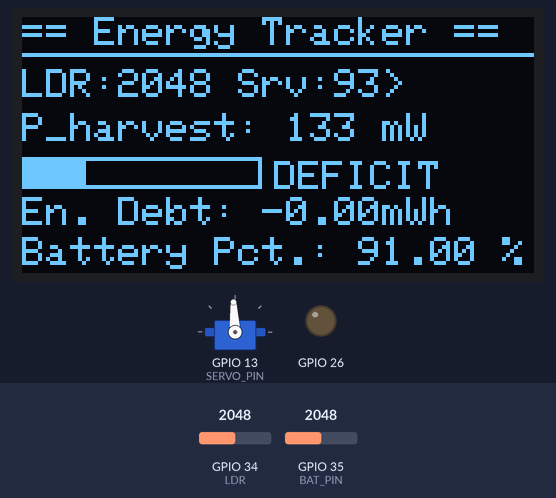
Bench run of a sketch on a simulated ESP32. Shown: servo, 128×64 one-colour display, output pins drawn as LEDs (lit = HIGH). The test bench sets the inputs (shaded band); at power-on: GPIO 34 (LDR) = 2048, GPIO 35 (BAT_PIN) = 2048. What the sketch prints to the serial monitor is not drawn.

Above: at 3.2 s.
3.3 s: GPIO 34 (LDR) set to 2105
At 7.0 s:
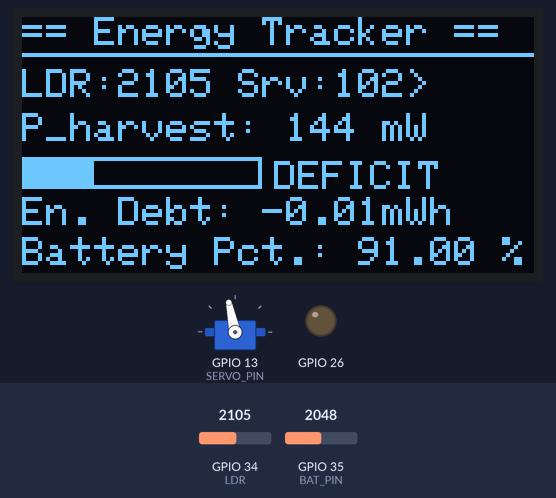
7.4 s: GPIO 34 (LDR) set to 2179
At 8.6 s:
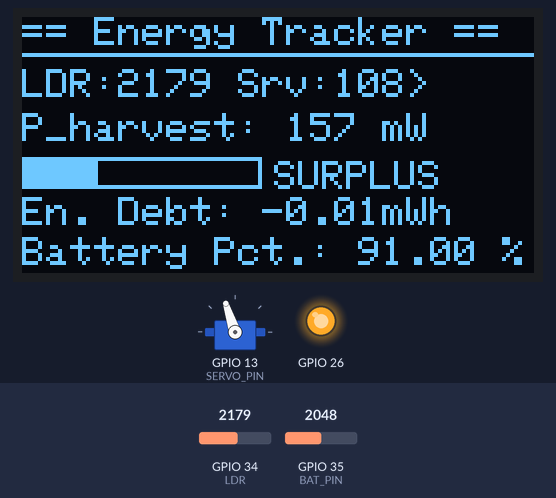
11.5 s: GPIO 34 (LDR) set to 2110
At 13.1 s:
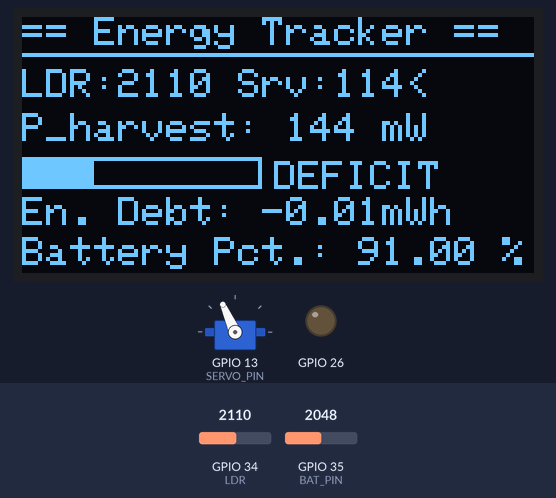
15.6 s: GPIO 34 (LDR) set to 2190
At 16.8 s:
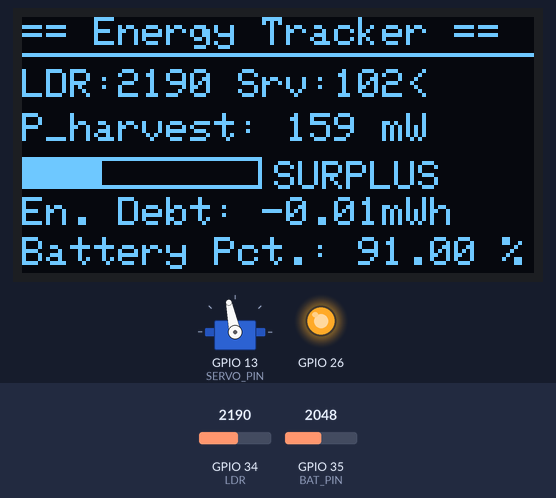
19.7 s: GPIO 34 (LDR) set to 2743
At 21.4 s:
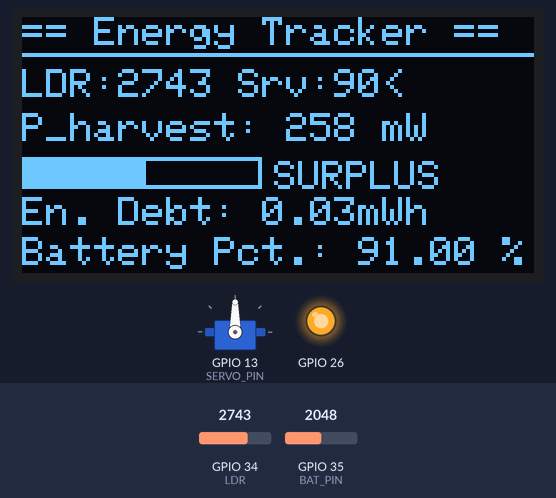
23.1 s: GPIO 34 (LDR) set to 2860
At 24.4 s:
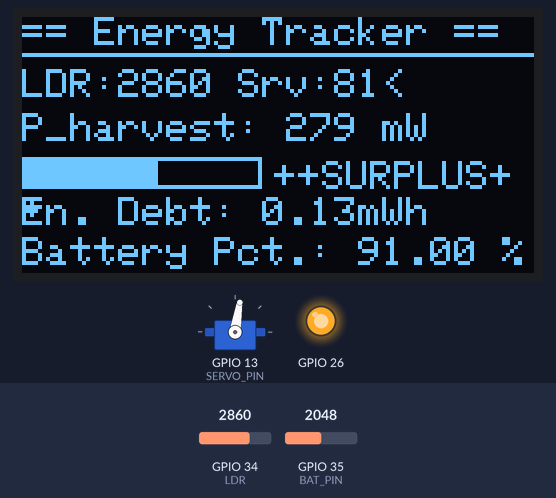
Timing chart, 0 to 33.3 s (numbered marks = the images above; inputs shaded):
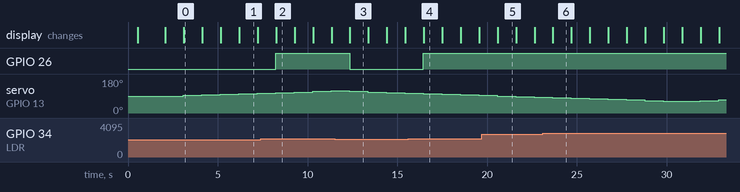

The sketch:

EnergyHackDraftPreWiFi.ino
```cpp
// ─────────────────────────────────────────────────────────────────
//  Solar Energy Debt Tracker — LDR + SSD1306 OLED + Servo Tracker
//  ESP32 DevKit v1
//
//  Libraries required (Arduino IDE > Library Manager):
//    - Adafruit SSD1306
//    - Adafruit GFX Library
//    - ESP32Servo
//
//  Wiring:
//    LDR pin 1     ──► 3.3V
//    LDR pin 2     ──► GPIO34  +  10kΩ resistor to GND  (voltage divider)
//    OLED VCC      ──► 3.3V
//    OLED GND      ──► GND
//    OLED SDA      ──► GPIO21
//    OLED SCL      ──► GPIO22
//    Servo signal  ──► GPIO13
//    Servo VCC     ──► 5V (use external supply if servo causes resets)
//    Servo GND     ──► GND (shared with ESP32)
// ─────────────────────────────────────────────────────────────────


#include <Wire.h>
#include <Adafruit_GFX.h>
#include <Adafruit_SSD1306.h>
#include <ESP32Servo.h>


// ── OLED ──────────────────────────────────────────────────────────
#define SCREEN_WIDTH  128
#define SCREEN_HEIGHT  64
#define OLED_RESET     -1        // no reset pin on most modules
#define OLED_ADDRESS 0x3C        // default I2C address for 0.96" OLED

Adafruit_SSD1306 display(SCREEN_WIDTH, SCREEN_HEIGHT, &Wire, OLED_RESET);


// ── LDR ──────────────────────────────────────────────────────────
int LDR = 34;
int input_val_LDR = 0;


// ── Voltage Sensor ───────────────────────────────────────────────
int BAT_PIN = 35;
float v_batt = 0.0;
float soc    = 0.0;


// ── Energy Debt ──────────────────────────────────────────────────
float e_debt = 0.0;               // running energy balance in mWh
unsigned long last_time = 0;


// ── State thresholds (tune after calibrating your LDR range) ─────
//  Based on your observed range: 1300 (dark) to 4095 (bright)
#define SURPLUS_THRESHOLD  2800   // bright light
#define DEFICIT_THRESHOLD  2150   // dim / covered


// ── Simulated max harvest power (mW) for your 5V/100mA solar cell
#define MAX_HARVEST_MW 500


// ── Servo tracker ────────────────────────────────────────────────
//  Behavior: continuous hill-climbing chase
//    - Always moving one step at a time toward higher LDR values
//    - If LDR drops after a step, reverse direction immediately
//    - When LDR is high (above SETTLE_THRESHOLD), slow step rate
//      so servo makes small corrections rather than hunting
//    - When LDR is low, step rate is fast — actively searching
#define SERVO_PIN              13
#define SERVO_CENTER           90
#define SERVO_HALF_ARC         27    // ±27° = 55° total arc (63°–117°)
#define SERVO_MIN_DEG          (SERVO_CENTER - SERVO_HALF_ARC)  // 63°
#define SERVO_MAX_DEG          (SERVO_CENTER + SERVO_HALF_ARC)  // 117°
#define SERVO_STEP             3     // degrees per step
#define LDR_NOISE_FLOOR        30    // ignore changes smaller than this (ADC noise)
#define SETTLE_THRESHOLD       2800  // LDR above this = light found, slow down steps
#define FAST_STEP_MS           40    // ms between steps when searching (LDR low)
#define SLOW_STEP_MS           300   // ms between steps when near peak (LDR high)

Servo tracker;
int  servo_pos   = SERVO_CENTER;
int  servo_dir   = 1;            // +1 = moving toward higher angles, -1 = toward lower
int  prev_ldr    = 0;
unsigned long last_step_time = 0;


// ── Chase step — call every loop() ──────────────────────────────
//  Moves servo one step in current direction.
//  If LDR dropped vs previous step, flip direction.
//  Step rate adapts: fast when LDR is low, slow when LDR is high.
void runChaseStep(int current_ldr) {
  // Choose step interval based on current light level
  unsigned long step_interval = (current_ldr >= SETTLE_THRESHOLD) ? SLOW_STEP_MS : FAST_STEP_MS;

  if (millis() - last_step_time < step_interval) return;
  last_step_time = millis();

  // Check if last move made things worse — if so, reverse
  if (prev_ldr - current_ldr > LDR_NOISE_FLOOR) {
    servo_dir = -servo_dir;
  }

  // Move one step in current direction
  int next_pos = servo_pos + (servo_dir * SERVO_STEP);

  // Bounce off arc boundaries
  if (next_pos > SERVO_MAX_DEG) {
    next_pos  = SERVO_MAX_DEG;
    servo_dir = -1;             // hit right wall — go left
  } else if (next_pos < SERVO_MIN_DEG) {
    next_pos  = SERVO_MIN_DEG;
    servo_dir = 1;              // hit left wall — go right
  }

  tracker.write(next_pos);
  servo_pos = next_pos;
  prev_ldr  = current_ldr;
}


void setup() {
  Serial.begin(115200);
  analogSetAttenuation(ADC_11db);   // full 0–3.3V range on ADC
  pinMode(26, OUTPUT);

  tracker.attach(SERVO_PIN, 500, 2400);
  tracker.write(SERVO_CENTER);
  delay(500);

  if (!display.begin(SSD1306_SWITCHCAPVCC, OLED_ADDRESS)) {
    Serial.println("SSD1306 not found — check wiring & I2C address");
    while (true);
  }

  display.clearDisplay();
  display.setTextColor(SSD1306_WHITE);
  display.setTextSize(1);
  display.setCursor(20, 20);
  display.println("Energy Tracker");
  display.setCursor(30, 35);
  display.println("Starting...");
  display.display();
  delay(1500);

  last_time      = millis();
  prev_ldr       = analogRead(LDR);
  last_step_time = millis();
}


void loop() {

  // ── 1. Read LDR & Voltage Sensor ─────────────────────────────────────────────────
  input_val_LDR = analogRead(LDR);

  v_batt = analogRead(BAT_PIN) * (3.3 / 4095.0) * 5.0;  // scale back up
  soc = map(v_batt * 100, 000, 900, 0, 100);             // 0.0V=0%, 9.0V=100%
  soc = constrain(soc, 0, 100);


  // ── Servo chase — runs every loop, step rate adapts to LDR ───
  runChaseStep(input_val_LDR);


  // ── 2. Map to simulated harvest power ───────────────────────────
  //  floor is ~1300; map that range to 0–MAX_HARVEST_MW
  int p_harvest = map(input_val_LDR, 1300, 4095, 0, MAX_HARVEST_MW);
  p_harvest = constrain(p_harvest, 0, MAX_HARVEST_MW);


  // ── 3. Energy Debt Accumulation ─────────────────────────────────
  float p_load = 150.0;              // for demo purposes, lets assume the system consumes 150mW
  float delta_p = p_harvest - p_load;
  unsigned long now = millis();
  float dt_hours = (now - last_time) / 3600000.0;  // ms → hours
  e_debt += delta_p * dt_hours;     // mWh accumulated
  last_time = now;


  // ── 4. Determine operating state ────────────────────────────────
  const char* state;
  if (input_val_LDR >= SURPLUS_THRESHOLD) {
    state = "++SURPLUS++";
  } else if (input_val_LDR <= DEFICIT_THRESHOLD) {
    state = "DEFICIT";
  } else {
    state = "SURPLUS";
  }


  // ── 5. Serial output ─────────────────────────────────────────────
  Serial.print("LDR Value is: ");
  Serial.print(input_val_LDR);
  Serial.print("  |  P_harvest: ");
  Serial.print(p_harvest);
  Serial.print(" mW  |  Voltage: ");
  Serial.print(v_batt);
  Serial.print("  |  Servo: ");
  Serial.print(servo_pos);
  Serial.print(servo_dir > 0 ? "> " : "< ");
  Serial.println(state);


  // ── 6. OLED layout ──────────────────────────────────────────────
  display.clearDisplay();


  // ── 7. LED Indicator  ───────────────────────────────────────────
  if (strcmp(state, "DEFICIT") == 0) {
    digitalWrite(26, LOW);   // shed load
  } else {
    digitalWrite(26, HIGH);  // load on
  }


  // Row 0: title
  display.setTextSize(1);
  display.setCursor(0, 0);
  display.println("== Energy Tracker ==");
  display.drawLine(0, 9, 127, 9, SSD1306_WHITE);   // divider


  // Row 1: LDR + servo angle + direction
  display.setCursor(0, 13);
  display.print("LDR:");
  display.print(input_val_LDR);
  display.print(" Srv:");
  display.print(servo_pos);
  display.print(servo_dir > 0 ? ">" : "<");


  // Row 2: simulated harvest power
  display.setCursor(0, 24);
  display.print("P_harvest: ");
  display.print(p_harvest);
  display.println(" mW");


  // Row 3: bar graph (harvest meter)
  int barWidth = map(p_harvest, 0, MAX_HARVEST_MW, 0, 60);
  display.drawRect(0, 35, 60, 8, SSD1306_WHITE);          // outline
  display.fillRect(1, 36, barWidth, 6, SSD1306_WHITE);     // fill
  display.setCursor(63, 36);
  display.println(state);


  // Row 4: state label
  display.setCursor(0, 45);
  display.print("En. Debt: ");
  display.print(e_debt);
  display.println("mWh");


  // Row 5: Battery State of Change
  display.setCursor(0, 55);
  display.print("Battery Pct.: ");
  display.print(soc);
  display.println(" %");


  display.display();
  delay(1000);
}
```

Measured:
- the behaviour switches between 2150 and 2151 on GPIO 34 (LDR) (found by bisection; images 1 and 2)
- the behaviour switches between 2799 and 2800 on GPIO 34 (LDR) (found by bisection; images 5 and 6)
- after the input at 7.4 s, GPIO 26: LOW → HIGH after 0.82 s; the display: changes after 0.85 s (image 2)
- after the input at 11.5 s, GPIO 26: HIGH → LOW after 0.83 s; the display: changes after 0.86 s (image 3)
- after the input at 15.6 s, GPIO 26: LOW → HIGH after 0.85 s; the display: changes after 0.87 s (image 4)
- after the input at 23.1 s, the display: changes after 0.56 s (image 6)
- what the display in image 1 shows lasts 1.0 s, from 6.2 s to 7.2 s
